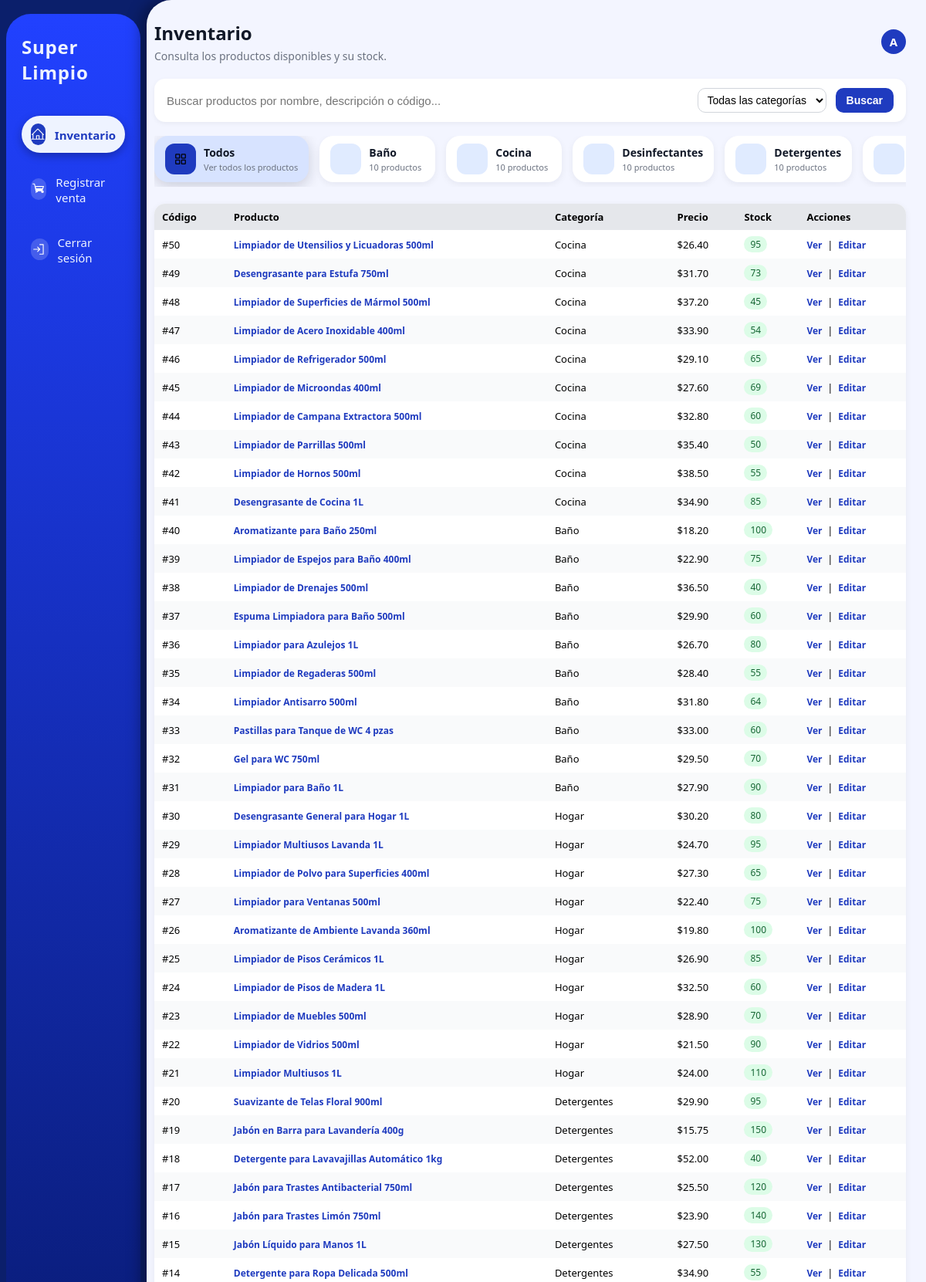
The app's page /dashboard/empleado/index.php (signed in, upper part) with its own data.
### tables this page shows
CREATE TABLE `empleado` (
  `idEmpleado` int(11) NOT NULL,
  `Nombre` varchar(100) NOT NULL,
  `Apellido` varchar(100) NOT NULL,
  `Puesto` varchar(100) DEFAULT NULL,
  `Telefono` varchar(20) DEFAULT NULL,
  `Salario` decimal(10,2) DEFAULT NULL,
  `Correo` varchar(100) DEFAULT NULL
);

CREATE TABLE `categoria` (
  `idCategoria` int(11) NOT NULL,
  `Nombre` varchar(100) NOT NULL,
  `Descripcion` text DEFAULT NULL
);

CREATE TABLE `producto` (
  `idProducto` int(11) NOT NULL,
  `Nombre` varchar(150) NOT NULL,
  `Descripcion` text DEFAULT NULL,
  `Precio` decimal(10,2) NOT NULL,
  `Stock` int(11) NOT NULL DEFAULT 0,
  `idCategoria` int(11) NOT NULL
);

### includes/functions.php (called while the page is built, shortened)
<?php
function obtenerProductos($conn) {
    $sql = "SELECT p.idProducto, p.Nombre, p.Descripcion, p.Precio, p.Stock,
                   c.Nombre AS Categoria, p.idCategoria
            FROM producto p
            INNER JOIN categoria c ON c.idCategoria = p.idCategoria
            ORDER BY p.idProducto DESC";
    $res = $conn->query($sql);
    return $res ? $res->fetch_all(MYSQLI_ASSOC) : [];
}
function obtenerNombreUsuario($conn, $idUsuario) {
    $sql = "SELECT tipo, idRelacionado FROM usuario WHERE idUsuario = ?";
    $stmt = $conn->prepare($sql);
    $stmt->bind_param("i", $idUsuario);
    $stmt->execute();
    $info = $stmt->get_result()->fetch_assoc();
    $tipo = $info['tipo'];
    $idRel = $info['idRelacionado'];
    if ($tipo === 'Cliente') {
        $sql2 = "SELECT Nombre FROM cliente WHERE idCliente = ?";
    } else {
        $sql2 = "SELECT Nombre FROM empleado WHERE idEmpleado = ?";
    }
    $stmt2 = $conn->prepare($sql2);
    $stmt2->bind_param("i", $idRel);
    $stmt2->execute();
    $res = $stmt2->get_result()->fetch_assoc();
    return $res['Nombre'] ?? "";
}
?>

### dashboard/empleado/index.php (the view, shortened to what this page needs)
<?php
require_once '../../includes/connection.php';
require_once '../../includes/functions.php';
$idUsuario = (int)$_SESSION['idUsuario'];
$nombreUsuario = obtenerNombreUsuario($conn, $idUsuario);
$inicial = strtoupper(substr($nombreUsuario !== '' ? $nombreUsuario : 'V', 0, 1));
$q  = trim($_GET['q'] ?? '');
$categoriaFiltro = trim($_GET['categoria'] ?? '');
$productos = obtenerProductos($conn);
$sqlCats = "SELECT c.idCategoria, c.Nombre,
                   COUNT(p.idProducto) AS totalProductos
            FROM categoria c
            LEFT JOIN producto p ON p.idCategoria = c.idCategoria
            GROUP BY c.idCategoria, c.Nombre
            ORDER BY c.Nombre";
$resCats = $conn->query($sqlCats);
$categorias = $resCats ? $resCats->fetch_all(MYSQLI_ASSOC) : [];
?>
<!DOCTYPE html>
<html lang="es">
<head>
</head>
<body>
  <aside class="sidebar">
    <div class="sidebar-card">
      <div class="logo">
        <span>Super</span>
        <span>Limpio</span>
      </div>
      <nav class="side-menu">
        <a href="index.php" class="side-item side-item--active">
          <div class="side-item-icon">
          </div>
          <span class="side-item-label">Inventario</span>
        </a>
        <a href="venta_nueva.php" class="side-item">
          <div class="side-item-icon">
          </div>
          <span class="side-item-label">Registrar venta</span>
        </a>
        <a href="../../modules/logout.php" class="side-item">
          <div class="side-item-icon">
          </div>
          <span class="side-item-label">Cerrar sesión</span>
        </a>
      </nav>
    </div>
  </aside>
  <main class="content">
    <div class="header-row">
      <div>
        <h1>Inventario</h1>
        <p>Consulta los productos disponibles y su stock.</p>
      </div>
      <div class="avatar-circle"><?php echo $inicial; ?></div>
    </div>
    <form class="search-bar" method="get" action="index.php">
      <input
        type="text"
        name="q"
        placeholder="Buscar productos por nombre, descripción o código..."
        value="<?php echo htmlspecialchars($q); ?>"
      >
      <select name="categoria">
        <option value="">Todas las categorías</option>
      </select>
      <button type="submit">Buscar</button>
    </form>
    <div class="categories">
      <a href="index.php"
         class="category-card <?php echo ($categoriaFiltro === '' && $q === '') ? 'category-card--active' : ''; ?>">
        <div class="category-icon">
        </div>
        <div class="category-text">
          <div class="category-title">Todos</div>
          <div class="category-count">Ver todos los productos</div>
        </div>
      </a>
      <?php foreach ($categorias as $cat): ?>
        <a href="index.php?categoria=<?php echo urlencode($cat['Nombre']); ?>"
           class="category-card <?php echo ($categoriaFiltro === $cat['Nombre']) ? 'category-card--active' : ''; ?>">
          <div class="category-icon">
          </div>
          <div class="category-text">
            <div class="category-title">
              <?php echo htmlspecialchars($cat['Nombre']); ?>
            </div>
            <div class="category-count">
              <?php echo (int)$cat['totalProductos']; ?> productos
            </div>
          </div>
        </a>
      <?php endforeach; ?>
    </div>
    <div class="table-wrap">
      <table>
        <thead>
          <tr>
            <th>Código</th>
            <th>Producto</th>
            <th>Categoría</th>
            <th>Precio</th>
            <th>Stock</th>
            <th>Acciones</th>
          </tr>
        </thead>
        <tbody>
        <?php if (!empty($productos)): ?>
          <?php foreach ($productos as $p): ?>
            <?php
              $stock = (int)$p['Stock'];
              if     ($stock === 0)       { $badgeClass = 'badge-zero'; $label='Sin stock'; }
              elseif ($stock <= 10)       { $badgeClass = 'badge-low';  $label="Bajo ($stock)"; }
              else                        { $badgeClass = 'badge-ok';   $label=$stock; }
            ?>
            <tr>
              <td>#<?php echo $p['idProducto']; ?></td>
              <td>
                <a href="producto_ver.php?id=<?= $p['idProducto'] ?>" class="btn-link">
                  <?php echo htmlspecialchars($p['Nombre']); ?>
                </a>
              </td>
              <td><?php echo htmlspecialchars($p['Categoria']); ?></td>
              <td>$<?php echo number_format($p['Precio'], 2); ?></td>
              <td>
                <span class="badge-stock <?php echo $badgeClass; ?>">
                  <?php echo $label; ?>
                </span>
              </td>
              <td>
                <a href="producto_ver.php?id=<?= $p['idProducto'] ?>" class="btn-link">Ver</a>
                &nbsp;|&nbsp;
                <a href="producto_editar.php?id=<?= $p['idProducto'] ?>" class="btn-link">Editar</a>
              </td>
            </tr>
          <?php endforeach; ?>
        <?php endif; ?>
        </tbody>
      </table>
    </div>
  </main>
</body>
</html>

### dashboard/empleado/index.php (style rules this page uses)
* { margin:0; padding:0; box-sizing:border-box; }
body { display:flex; height:100vh; background:#0b1f6b; font-family:system-ui,-apple-system,BlinkMacSystemFont,"Segoe UI",Arial,sans-serif; }
.sidebar { width:190px; padding:18px 8px; display:flex; align-items:center; justify-content:center; }
.sidebar-card { width:100%; height:100%; border-radius:32px; padding:26px 20px; background:linear-gradient(180deg,#2141ff,#04145a); color:#eef3ff; display:flex; flex-direction:column; }
.logo { font-size:24px; font-weight:900; letter-spacing:.8px; margin-bottom:32px; }
.logo span { display:block; }
.side-menu { display:flex; flex-direction:column; gap:16px; margin-top:8px; }
.side-item { display:flex; align-items:center; gap:12px; padding:10px 12px; border-radius:999px; text-decoration:none; color:inherit; font-size:15px; font-weight:500; cursor:pointer; transition:background .18s ease,transform .12s ease; }
.side-item--active { background:#eef3ff; color:#1f3bbf; font-weight:600; box-shadow:0 4px 12px rgba(0,0,0,.28); }
.side-item-icon { width:28px; height:28px; border-radius:999px; display:flex; align-items:center; justify-content:center; background:rgba(255,255,255,.18); }
.side-item--active .side-item-icon { background:#1f3bbf; color:#fff; }
.side-item-icon svg { width:18px;height:18px; }
.side-item-label { margin-top:2px; }
.content { flex:1; padding:26px 26px 26px 10px; background:#f3f5ff; border-top-left-radius:32px; border-bottom-left-radius:32px; box-shadow:-8px 0 18px rgba(0,0,0,.35); overflow-y:auto; }
.header-row { display:flex; justify-content:space-between; align-items:center; margin-bottom:20px; }
.header-row h1 { font-size:24px;margin-bottom:4px;color:#111827; }
.header-row p { font-size:14px;color:#6b7280; }
.avatar-circle { width:32px; height:32px; border-radius:999px; background:#1f3bbf; color:#fff; display:flex; align-items:center; justify-content:center; font-size:15px; font-weight:700; }
.search-bar { background:white; padding:12px 16px; border-radius:14px; display:flex; align-items:center; gap:12px; margin-bottom:18px; box-shadow:0 2px 6px rgba(0,0,0,0.05); }
.search-bar input[type="text"] { border:none; outline:none; flex:1; font-size:15px; background:transparent; }
.search-bar select { border-radius:10px; border:1px solid #d1d5db; padding:6px 8px; font-size:14px; background:#fff; }
.search-bar button { border:none; background:#1f3bbf; color:#fff; padding:8px 14px; border-radius:10px; font-size:14px; font-weight:600; cursor:pointer; }
.categories { display:flex; gap:14px; margin-bottom:22px; overflow-x:auto; padding-bottom:6px; }
.category-card { border:none; background:#ffffff; border-radius:18px; padding:10px 14px; display:flex; align-items:center; gap:10px; min-width:150px; cursor:pointer; box-shadow:0 3px 10px rgba(15, 23, 42, 0.06); transition:transform .14s ease,box-shadow .14s ease,background .14s ease; text-decoration:none; color:inherit; flex-shrink:0; }
.category-card--active { background:#d7e3ff; box-shadow:0 5px 18px rgba(15,23,42,.18); }
.category-icon { width:40px; height:40px; border-radius:12px; display:flex; align-items:center; justify-content:center; background:#e0ebff; color:#1f3bbf; flex-shrink:0; }
.category-card--active .category-icon { background:#1f3bbf; color:#fff; }
.category-icon svg { width:20px;height:20px; }
.category-text { display:flex;flex-direction:column;align-items:flex-start; }
.category-title { font-size:14px;font-weight:700;color:#111827;margin-bottom:2px; }
.category-count { font-size:11px;font-weight:500;color:#6b7280; }
.table-wrap { margin-top:10px; background:#ffffff; border-radius:14px; box-shadow:0 2px 8px rgba(15,23,42,.06); overflow:hidden; }
table { width:100%; border-collapse:collapse; font-size:13px; }
thead { background:#e5e7eb; }
th,td { padding:8px 10px; text-align:left; }
tbody tr:nth-child(even) { background:#f9fafb; }
.badge-stock { display:inline-flex; align-items:center; padding:2px 8px; border-radius:999px; font-size:12px; }
.badge-ok { background:#dcfce7; color:#166534; }
.btn-link { font-size: 12px; color: #1f3bbf; text-decoration: none; font-weight: 600; }

### records on screen
empleado: Nombre "A"
categoria: Nombre "Baño", totalProductos "10"
categoria: Nombre "Cocina", totalProductos "10"
categoria: Nombre "Desinfectantes", totalProductos "10"
categoria: Nombre "Detergentes", totalProductos "10"
producto: idProducto "50", Nombre "Limpiador de Utensilios y Licuadoras 500ml", idCategoria.Nombre "Cocina", Precio "26.40", Stock "95"
producto: idProducto "49", Nombre "Desengrasante para Estufa 750ml", idCategoria.Nombre "Cocina", Precio "31.70", Stock "73"
producto: idProducto "48", Nombre "Limpiador de Superficies de Mármol 500ml", idCategoria.Nombre "Cocina", Precio "37.20", Stock "45"
producto: idProducto "47", Nombre "Limpiador de Acero Inoxidable 400ml", idCategoria.Nombre "Cocina", Precio "33.90", Stock "54"
producto: idProducto "46", Nombre "Limpiador de Refrigerador 500ml", idCategoria.Nombre "Cocina", Precio "29.10", Stock "65"
producto: idProducto "45", Nombre "Limpiador de Microondas 400ml", idCategoria.Nombre "Cocina", Precio "27.60", Stock "69"
producto: idProducto "44", Nombre "Limpiador de Campana Extractora 500ml", idCategoria.Nombre "Cocina", Precio "32.80", Stock "60"
producto: idProducto "43", Nombre "Limpiador de Parrillas 500ml", idCategoria.Nombre "Cocina", Precio "35.40", Stock "50"
producto: idProducto "42", Nombre "Limpiador de Hornos 500ml", idCategoria.Nombre "Cocina", Precio "38.50", Stock "55"
producto: idProducto "41", Nombre "Desengrasante de Cocina 1L", idCategoria.Nombre "Cocina", Precio "34.90", Stock "85"
producto: idProducto "40", Nombre "Aromatizante para Baño 250ml", idCategoria.Nombre "Baño", Precio "18.20", Stock "100"
producto: idProducto "39", Nombre "Limpiador de Espejos para Baño 400ml", idCategoria.Nombre "Baño", Precio "22.90", Stock "75"
producto: idProducto "38", Nombre "Limpiador de Drenajes 500ml", idCategoria.Nombre "Baño", Precio "36.50", Stock "40"
producto: idProducto "37", Nombre "Espuma Limpiadora para Baño 500ml", idCategoria.Nombre "Baño", Precio "29.90", Stock "60"
producto: idProducto "36", Nombre "Limpiador para Azulejos 1L", idCategoria.Nombre "Baño", Precio "26.70", Stock "80"
producto: idProducto "35", Nombre "Limpiador de Regaderas 500ml", idCategoria.Nombre "Baño", Precio "28.40", Stock "55"
producto: idProducto "34", Nombre "Limpiador Antisarro 500ml", idCategoria.Nombre "Baño", Precio "31.80", Stock "64"
producto: idProducto "33", Nombre "Pastillas para Tanque de WC 4 pzas", idCategoria.Nombre "Baño", Precio "33.00", Stock "60"
producto: idProducto "32", Nombre "Gel para WC 750ml", idCategoria.Nombre "Baño", Precio "29.50", Stock "70"
producto: idProducto "31", Nombre "Limpiador para Baño 1L", idCategoria.Nombre "Baño", Precio "27.90", Stock "90"
producto: idProducto "30", Nombre "Desengrasante General para Hogar 1L", idCategoria.Nombre "Hogar", Precio "30.20", Stock "80"
producto: idProducto "29", Nombre "Limpiador Multiusos Lavanda 1L", idCategoria.Nombre "Hogar", Precio "24.70", Stock "95"
producto: idProducto "28", Nombre "Limpiador de Polvo para Superficies 400ml", idCategoria.Nombre "Hogar", Precio "27.30", Stock "65"
producto: idProducto "27", Nombre "Limpiador para Ventanas 500ml", idCategoria.Nombre "Hogar", Precio "22.40", Stock "75"
producto: idProducto "26", Nombre "Aromatizante de Ambiente Lavanda 360ml", idCategoria.Nombre "Hogar", Precio "19.80", Stock "100"
producto: idProducto "25", Nombre "Limpiador de Pisos Cerámicos 1L", idCategoria.Nombre "Hogar", Precio "26.90", Stock "85"
producto: idProducto "24", Nombre "Limpiador de Pisos de Madera 1L", idCategoria.Nombre "Hogar", Precio "32.50", Stock "60"
producto: idProducto "23", Nombre "Limpiador de Muebles 500ml", idCategoria.Nombre "Hogar", Precio "28.90", Stock "70"
producto: idProducto "22", Nombre "Limpiador de Vidrios 500ml", idCategoria.Nombre "Hogar", Precio "21.50", Stock "90"
producto: idProducto "21", Nombre "Limpiador Multiusos 1L", idCategoria.Nombre "Hogar", Precio "24.00", Stock "110"
producto: idProducto "20", Nombre "Suavizante de Telas Floral 900ml", idCategoria.Nombre "Detergentes", Precio "29.90", Stock "95"
producto: idProducto "19", Nombre "Jabón en Barra para Lavandería 400g", idCategoria.Nombre "Detergentes", Precio "15.75", Stock "150"
producto: idProducto "18", Nombre "Detergente para Lavavajillas Automático 1kg", idCategoria.Nombre "Detergentes", Precio "52.00", Stock "40"
producto: idProducto "17", Nombre "Jabón para Trastes Antibacterial 750ml", idCategoria.Nombre "Detergentes", Precio "25.50", Stock "120"
producto: idProducto "16", Nombre "Jabón para Trastes Limón 750ml", idCategoria.Nombre "Detergentes", Precio "23.90", Stock "140"
producto: idProducto "15", Nombre "Jabón Líquido para Manos 1L", idCategoria.Nombre "Detergentes", Precio "27.50", Stock "130"
producto: idProducto "14", Nombre "Detergente para Ropa Delicada 500ml", idCategoria.Nombre "Detergentes", Precio "34.90", Stock "55"
